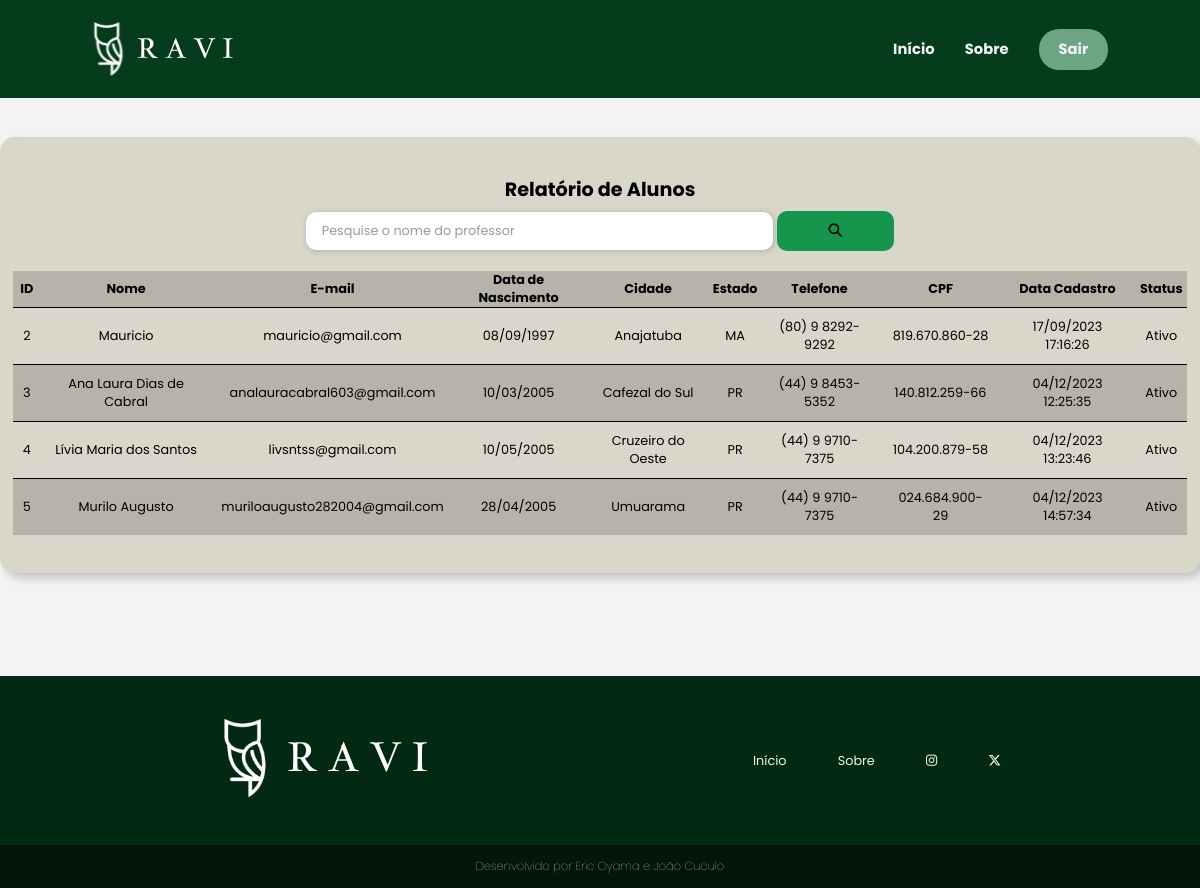
Page /sistema-usuario/usuario/relatorio-aluno.php (signed in) on the earlier database version.
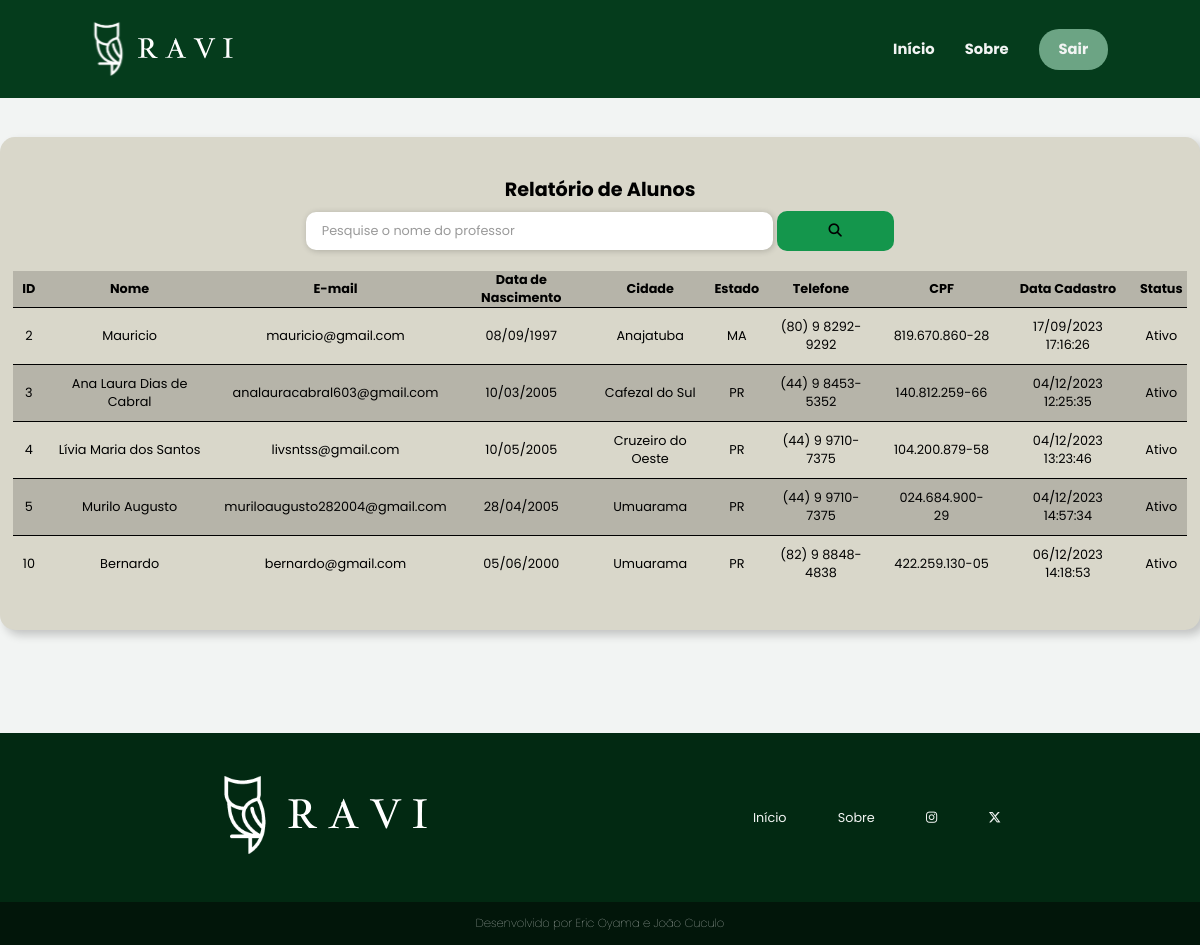
Same page on the later database version.
### tables this page shows
CREATE TABLE `aluno` (
  `id` int(11) NOT NULL,
  `nome` varchar(100) NOT NULL,
  `email` varchar(100) NOT NULL,
  `senha` varchar(255) NOT NULL,
  `dn` date NOT NULL,
  `endereco` varchar(100) NOT NULL,
  `cep` varchar(20) NOT NULL,
  `estado` varchar(100) NOT NULL,
  `cidade` varchar(100) NOT NULL,
  `telefone` varchar(20) NOT NULL,
  `cpf` varchar(20) NOT NULL,
  `rg` varchar(20) NOT NULL,
  `sexo` varchar(10) NOT NULL,
  `dataCad` timestamp NOT NULL DEFAULT current_timestamp(),
  `status` varchar(11) NOT NULL
);

### sistema-usuario/usuario/relatorio-aluno.php (the view, shortened to what this page needs)
<?php
    require_once('../../conexao.php');
    $V_WHERE = "";
    $sql = "SELECT * FROM aluno WHERE 1 = 1 " . $V_WHERE;
    $resultado = mysqli_query($conexao, $sql);
?>
<!DOCTYPE html>
<html lang="pt-br">
<head>
    <link rel="stylesheet" href="../../assets/css/header-footer.css">
    <link rel="stylesheet" href="../../assets/css/principal.css">
    <link rel="stylesheet" href="../../assets/css/relatorios.css">
</head>
<body>
    <?php require_once("../template-usuario/menu2.php") ?>
    <main class="container">
        <section class="relatorio-box">
            <h2>Relatório de Alunos</h2>
            <div class="input-group">
                <form method="post"class="input-box-search">
                    <div style="display: flex; justify-content: center; align-items: center; gap: .3rem; width: 50%;">
                        <input type="search" name="nome" placeholder="Pesquise o nome do professor" style="width: 80%;">
                        <button type="submit" name="pesquisar" class="conta-btn" style="border: none; border-radius: 10px; width: 20%;"><i class="fa-solid fa-magnifying-glass"></i></button>
                    </div>
                </form>
            </div>
            <div class="table-roll-y table-roll-x">
                <table>
                    <thead>
                        <tr id="cabecalho-relatorio">
                            <th>ID</th>
                            <th>Nome</th>
                            <th>E-mail</th>
                            <th>Data de Nascimento</th>
                            <th>Cidade</th>
                            <th>Estado</th>
                            <th>Telefone</th>
                            <th>CPF</th>
                            <th>Data Cadastro</th>
                            <th>Status</th>
                        </tr>
                    </thead>
                    <tbody>
                        <?php while ($linha = mysqli_fetch_array($resultado)) {
                            $dn = new DateTime($linha['dn']);
                            $dataCad = new DateTime($linha['dataCad']);
                            if ($linha['status'] == 1) {
                                $status = "Ativo";
                            } else {
                                $status = "Inativo";
                            }
                            ?>
                        <tr>
                            <td class="td-espaco"><?= $linha['id'] ?></td>
                            <td class="td-espaco"><?= $linha['nome'] ?></td>
                            <td class="td-espaco"><?= $linha['email'] ?></td>
                            <td class="td-espaco"><?= $dn->format('d/m/Y') ?></td>
                            <td class="td-espaco"><?= $linha['cidade'] ?></td>
                            <td class="td-espaco"><?= $linha['estado'] ?></td>
                            <td class="td-espaco"><?= $linha['telefone'] ?></td>
                            <td class="td-espaco"><?= $linha['cpf'] ?></td>
                            <td class="td-espaco"><?= $dataCad->format('d/m/Y H:i:s') ?></td>
                            <td class="td-espaco"><?= $status ?></td>
                        </tr>
                        <?php } ?>
                    </tbody>
                </table>
            </div>
        </section>
    </main>
    <?php require_once("../template-usuario/rodape1.php") ?>
</body>
</html>

### sistema-usuario/template-usuario/menu2.php (shortened to what this page needs)
<header>
    <nav>
        <div class="logo">
            <img src="../../assets/img/logo-ravi-complete.svg" alt="Ravi">
        </div>
        <div class="menu">
            <ul>
                <li><a href="principal.php">Início</a></li>
                <li><a href="sobre.php">Sobre</a></li>
                <li class="entrar-btn"><a href="../sair.php">Sair</a></li>
            </ul>
        </div>
    </nav>
</header>

### sistema-usuario/template-usuario/rodape1.php
<footer>
    <div class="footer-conteudo">
        <div class="footer-logo">
            <img src="../../assets/img/logo-ravi-complete.svg" alt="Ravi">
        </div>
        <ul class="footer-list">
            <li><a href="principal.php">Início</a></li>
            <li><a href="sobre.php">Sobre</a></li>
            <li><a href="https://www.instagram.com/ravi.sitee/" target="_blank"><i class="fa-brands fa-instagram"></i></a></li>
            <li><a href="https://twitter.com/RaviSiteTCC" target="_blank"><i class="fa-brands fa-x-twitter"></i></a></li>
        </ul>
    </div>
        <div class="developers">
            Desenvolvido por Eric Oyama e João Cuculo
        </div>
</footer>

### assets/css/header-footer.css (style rules this page uses)
* { margin: 0; padding: 0; box-sizing: border-box; font-family: 'Poppins', sans-serif; }
:root { --color-primary: #053c1c; --color-secundary: #6ca484; --color-tertiary: #14964C; --color-black: #000; --color-white: #f2f4f3; font-size: 80%; }
html { height: 100%; min-height: 100%; }
body { display: flex; flex-direction: column; min-height: 100%; width: 100%; }
header { background-color: var(--color-primary); }
header nav { display: flex; justify-content: space-between; padding: 1.5rem 6rem; }
.logo { display: flex; align-items: center; }
.logo img { height: 60px; }
.menu { display: flex; align-items: center; }
.menu ul { display: flex; justify-content: center; list-style-type: none; }
.menu ul li { margin: 0 15px; display: flex; align-items: center; }
.menu ul li a, .menu-responsivo ul li a { text-decoration: none; font-size: 1.15rem; color: var(--color-white); font-weight: bold; }
.entrar-btn { background-color: var(--color-secundary); padding: 10px 20px; border-radius: 20px; }
.conta-btn { background-color: var(--color-tertiary); padding: 10px 20px; border-radius: 20px; }
footer { width: 100%; color: var(--color-white); margin-top: auto; }
footer a { text-decoration: none; }
.footer-conteudo { background-color: #022912; display: flex; align-items: center; justify-content: space-around; padding: 3rem 3.5rem; }
.footer-list { display: flex; list-style: none; gap: 4rem; }
.footer-list a { color: var(--color-white); font-weight: normal; }
.developers { background-color: #02160a; display: flex; justify-content: center; font-size: 0.9rem; padding: 1rem; font-weight: 100; }

### assets/css/principal.css (style rules this page uses)
body { background-color: var(--color-white); }
.container { max-width: 1200px; width: 100%; margin: 0 auto; }

### assets/css/relatorios.css (style rules this page uses)
.relatorio-box, .relatorio-box-big { display: flex; flex-direction: column; align-items: center; justify-content: center; background-color: #D9D7CA; border-radius: 15px; box-shadow: 5px 5px 10px rgba(0, 0, 0, 0.2); padding: 3rem; margin: 3rem 0 8rem; }
.relatorio-box { width: 1200px; }
table { border-collapse: collapse; width: 100%; }
.table-roll-y { max-height: 1000px; overflow-y: auto; }
.table-roll-x { overflow-x: auto; width: 100%; }
td { text-align: center; border-top: 1px solid black; padding: 3px; }
.td-espaco { padding: 10px; }
form { display: flex; flex-direction: column; align-items: center; justify-content: center; width: 100%; }
.input-group { display: flex; flex-direction: column; width: 100%; }
.input-box-search { display: flex; flex-direction: column; margin-bottom: 1rem; color: var(--color-white); position: relative; }
.input-box-search input { font-size: 1rem; margin: 0.6rem 0; padding: 0.8rem 1.2rem; border: none; border-radius: 10px; box-shadow: 1px 1px 6px rgba(0, 0, 0, 0.2); }
.input-box-search input::placeholder { color: rgba(0, 0, 0, 0.4); }
tr:nth-child(2n-2), #cabecalho-relatorio { background-color: #b6b4a9; }
@media screen and (max-width: 1360px) { .relatorio-box-big, .relatorio-box { width: 100%; padding-left: 1rem; padding-right: 1rem; } }

Differences in the rows shown:
added aluno: id "10", nome "Bernardo", email "bernardo@gmail.com", dn "05/06/2000", cidade "Umuarama", estado "PR", telefone "(82) 9 8848-4838", cpf "422.259.130-05", dataCad "06/12/2023 14:18:53", status "Ativo"
